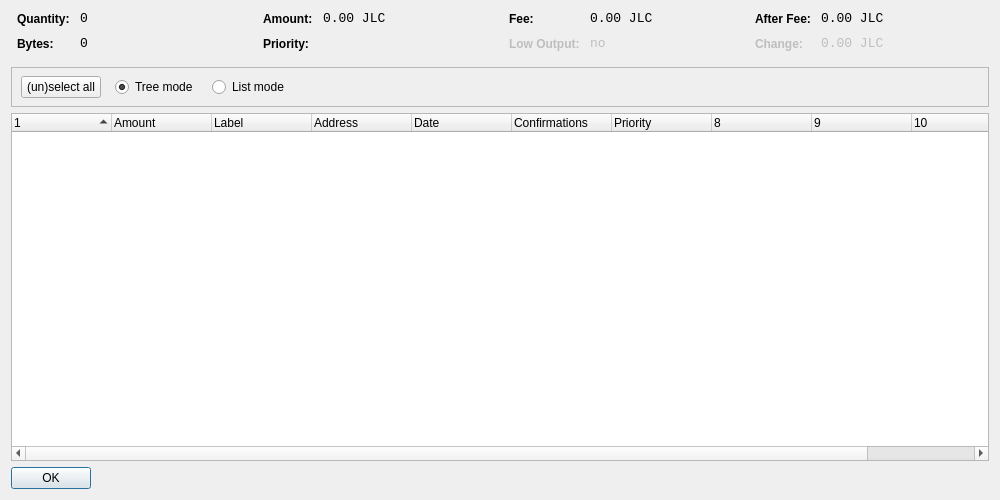
<?xml version="1.0" encoding="UTF-8"?>
<ui version="4.0">
 <class>CoinControlDialog</class>
 <widget class="QDialog" name="CoinControlDialog">
  <property name="geometry">
   <rect>
    <x>0</x>
    <y>0</y>
    <width>1000</width>
    <height>500</height>
   </rect>
  </property>
  <property name="windowTitle">
   <string>Coin Control</string>
  </property>
  <layout class="QVBoxLayout" name="verticalLayout">
   <item>
    <layout class="QHBoxLayout" name="horizontalLayoutTop" stretch="0,0,0,0">
     <property name="topMargin">
      <number>0</number>
     </property>
     <property name="bottomMargin">
      <number>10</number>
     </property>
     <item>
      <layout class="QFormLayout" name="formLayoutCoinControl1">
       <property name="horizontalSpacing">
        <number>10</number>
       </property>
       <property name="verticalSpacing">
        <number>10</number>
       </property>
       <property name="leftMargin">
        <number>6</number>
       </property>
       <property name="rightMargin">
        <number>6</number>
       </property>
       <item row="0" column="0">
        <widget class="QLabel" name="labelCoinControlQuantityText">
         <property name="styleSheet">
          <string notr="true">font-weight:bold;</string>
         </property>
         <property name="text">
          <string>Quantity:</string>
         </property>
        </widget>
       </item>
       <item row="0" column="1">
        <widget class="QLabel" name="labelCoinControlQuantity">
         <property name="font">
          <font>
           <family>Monospace</family>
           <pointsize>10</pointsize>
          </font>
         </property>
         <property name="cursor">
          <cursorShape>IBeamCursor</cursorShape>
         </property>
         <property name="contextMenuPolicy">
          <enum>Qt::ActionsContextMenu</enum>
         </property>
         <property name="text">
          <string notr="true">0</string>
         </property>
         <property name="textInteractionFlags">
          <set>Qt::LinksAccessibleByMouse|Qt::TextSelectableByKeyboard|Qt::TextSelectableByMouse</set>
         </property>
        </widget>
       </item>
       <item row="1" column="0">
        <widget class="QLabel" name="labelCoinControlBytesText">
         <property name="styleSheet">
          <string notr="true">font-weight:bold;</string>
         </property>
         <property name="text">
          <string>Bytes:</string>
         </property>
        </widget>
       </item>
       <item row="1" column="1">
        <widget class="QLabel" name="labelCoinControlBytes">
         <property name="font">
          <font>
           <family>Monospace</family>
           <pointsize>10</pointsize>
          </font>
         </property>
         <property name="cursor">
          <cursorShape>IBeamCursor</cursorShape>
         </property>
         <property name="contextMenuPolicy">
          <enum>Qt::ActionsContextMenu</enum>
         </property>
         <property name="text">
          <string notr="true">0</string>
         </property>
         <property name="textInteractionFlags">
          <set>Qt::LinksAccessibleByMouse|Qt::TextSelectableByKeyboard|Qt::TextSelectableByMouse</set>
         </property>
        </widget>
       </item>
      </layout>
     </item>
     <item>
      <layout class="QFormLayout" name="formLayoutCoinControl2">
       <property name="horizontalSpacing">
        <number>10</number>
       </property>
       <property name="verticalSpacing">
        <number>10</number>
       </property>
       <property name="leftMargin">
        <number>6</number>
       </property>
       <property name="rightMargin">
        <number>6</number>
       </property>
       <item row="0" column="0">
        <widget class="QLabel" name="labelCoinControlAmountText">
         <property name="styleSheet">
          <string notr="true">font-weight:bold;</string>
         </property>
         <property name="text">
          <string>Amount:</string>
         </property>
        </widget>
       </item>
       <item row="0" column="1">
        <widget class="QLabel" name="labelCoinControlAmount">
         <property name="font">
          <font>
           <family>Monospace</family>
           <pointsize>10</pointsize>
          </font>
         </property>
         <property name="cursor">
          <cursorShape>IBeamCursor</cursorShape>
         </property>
         <property name="contextMenuPolicy">
          <enum>Qt::ActionsContextMenu</enum>
         </property>
         <property name="text">
          <string notr="true">0.00 JLC</string>
         </property>
         <property name="textInteractionFlags">
          <set>Qt::LinksAccessibleByMouse|Qt::TextSelectableByKeyboard|Qt::TextSelectableByMouse</set>
         </property>
        </widget>
       </item>
       <item row="1" column="0">
        <widget class="QLabel" name="labelCoinControlPriorityText">
         <property name="styleSheet">
          <string notr="true">font-weight:bold;</string>
         </property>
         <property name="text">
          <string>Priority:</string>
         </property>
        </widget>
       </item>
       <item row="1" column="1">
        <widget class="QLabel" name="labelCoinControlPriority">
         <property name="font">
          <font>
           <family>Monospace</family>
           <pointsize>10</pointsize>
          </font>
         </property>
         <property name="cursor">
          <cursorShape>IBeamCursor</cursorShape>
         </property>
         <property name="contextMenuPolicy">
          <enum>Qt::ActionsContextMenu</enum>
         </property>
         <property name="text">
          <string/>
         </property>
         <property name="textInteractionFlags">
          <set>Qt::LinksAccessibleByMouse|Qt::TextSelectableByKeyboard|Qt::TextSelectableByMouse</set>
         </property>
        </widget>
       </item>
      </layout>
     </item>
     <item>
      <layout class="QFormLayout" name="formLayoutCoinControl3">
       <property name="horizontalSpacing">
        <number>10</number>
       </property>
       <property name="verticalSpacing">
        <number>10</number>
       </property>
       <property name="leftMargin">
        <number>6</number>
       </property>
       <property name="rightMargin">
        <number>6</number>
       </property>
       <item row="0" column="0">
        <widget class="QLabel" name="labelCoinControlFeeText">
         <property name="styleSheet">
          <string notr="true">font-weight:bold;</string>
         </property>
         <property name="text">
          <string>Fee:</string>
         </property>
        </widget>
       </item>
       <item row="0" column="1">
        <widget class="QLabel" name="labelCoinControlFee">
         <property name="font">
          <font>
           <family>Monospace</family>
           <pointsize>10</pointsize>
          </font>
         </property>
         <property name="cursor">
          <cursorShape>IBeamCursor</cursorShape>
         </property>
         <property name="contextMenuPolicy">
          <enum>Qt::ActionsContextMenu</enum>
         </property>
         <property name="text">
          <string notr="true">0.00 JLC</string>
         </property>
         <property name="textInteractionFlags">
          <set>Qt::LinksAccessibleByMouse|Qt::TextSelectableByKeyboard|Qt::TextSelectableByMouse</set>
         </property>
        </widget>
       </item>
       <item row="1" column="0">
        <widget class="QLabel" name="labelCoinControlLowOutputText">
         <property name="enabled">
          <bool>false</bool>
         </property>
         <property name="styleSheet">
          <string notr="true">font-weight:bold;</string>
         </property>
         <property name="text">
          <string>Low Output:</string>
         </property>
        </widget>
       </item>
       <item row="1" column="1">
        <widget class="QLabel" name="labelCoinControlLowOutput">
         <property name="enabled">
          <bool>false</bool>
         </property>
         <property name="font">
          <font>
           <family>Monospace</family>
           <pointsize>10</pointsize>
          </font>
         </property>
         <property name="cursor">
          <cursorShape>IBeamCursor</cursorShape>
         </property>
         <property name="contextMenuPolicy">
          <enum>Qt::ActionsContextMenu</enum>
         </property>
         <property name="text">
          <string notr="true">no</string>
         </property>
         <property name="textInteractionFlags">
          <set>Qt::LinksAccessibleByMouse|Qt::TextSelectableByKeyboard|Qt::TextSelectableByMouse</set>
         </property>
        </widget>
       </item>
      </layout>
     </item>
     <item>
      <layout class="QFormLayout" name="formLayoutCoinControl4">
       <property name="horizontalSpacing">
        <number>10</number>
       </property>
       <property name="verticalSpacing">
        <number>10</number>
       </property>
       <property name="leftMargin">
        <number>6</number>
       </property>
       <property name="rightMargin">
        <number>6</number>
       </property>
       <item row="0" column="0">
        <widget class="QLabel" name="labelCoinControlAfterFeeText">
         <property name="styleSheet">
          <string notr="true">font-weight:bold;</string>
         </property>
         <property name="text">
          <string>After Fee:</string>
         </property>
        </widget>
       </item>
       <item row="0" column="1">
        <widget class="QLabel" name="labelCoinControlAfterFee">
         <property name="font">
          <font>
           <family>Monospace</family>
           <pointsize>10</pointsize>
          </font>
         </property>
         <property name="cursor">
          <cursorShape>IBeamCursor</cursorShape>
         </property>
         <property name="contextMenuPolicy">
          <enum>Qt::ActionsContextMenu</enum>
         </property>
         <property name="text">
          <string notr="true">0.00 JLC</string>
         </property>
         <property name="textInteractionFlags">
          <set>Qt::LinksAccessibleByMouse|Qt::TextSelectableByKeyboard|Qt::TextSelectableByMouse</set>
         </property>
        </widget>
       </item>
       <item row="1" column="0">
        <widget class="QLabel" name="labelCoinControlChangeText">
         <property name="enabled">
          <bool>false</bool>
         </property>
         <property name="styleSheet">
          <string notr="true">font-weight:bold;</string>
         </property>
         <property name="text">
          <string>Change:</string>
         </property>
        </widget>
       </item>
       <item row="1" column="1">
        <widget class="QLabel" name="labelCoinControlChange">
         <property name="enabled">
          <bool>false</bool>
         </property>
         <property name="font">
          <font>
           <family>Monospace</family>
           <pointsize>10</pointsize>
          </font>
         </property>
         <property name="cursor">
          <cursorShape>IBeamCursor</cursorShape>
         </property>
         <property name="contextMenuPolicy">
          <enum>Qt::ActionsContextMenu</enum>
         </property>
         <property name="text">
          <string notr="true">0.00 JLC</string>
         </property>
         <property name="textInteractionFlags">
          <set>Qt::LinksAccessibleByMouse|Qt::TextSelectableByKeyboard|Qt::TextSelectableByMouse</set>
         </property>
        </widget>
       </item>
      </layout>
     </item>
    </layout>
   </item>
   <item>
    <widget class="QFrame" name="frame">
     <property name="minimumSize">
      <size>
       <width>0</width>
       <height>40</height>
      </size>
     </property>
     <property name="frameShape">
      <enum>QFrame::StyledPanel</enum>
     </property>
     <property name="frameShadow">
      <enum>QFrame::Sunken</enum>
     </property>
     <widget class="QWidget" name="horizontalLayoutWidget">
      <property name="geometry">
       <rect>
        <x>10</x>
        <y>0</y>
        <width>781</width>
        <height>41</height>
       </rect>
      </property>
      <layout class="QHBoxLayout" name="horizontalLayoutPanel" stretch="0,0,0,0,0">
       <property name="spacing">
        <number>14</number>
       </property>
       <item>
        <widget class="QPushButton" name="pushButtonSelectAll">
         <property name="sizePolicy">
          <sizepolicy hsizetype="Maximum" vsizetype="Fixed">
           <horstretch>0</horstretch>
           <verstretch>0</verstretch>
          </sizepolicy>
         </property>
         <property name="text">
          <string>(un)select all</string>
         </property>
        </widget>
       </item>
       <item>
        <widget class="QRadioButton" name="radioTreeMode">
         <property name="sizePolicy">
          <sizepolicy hsizetype="Maximum" vsizetype="Fixed">
           <horstretch>0</horstretch>
           <verstretch>0</verstretch>
          </sizepolicy>
         </property>
         <property name="text">
          <string>Tree mode</string>
         </property>
         <property name="checked">
          <bool>true</bool>
         </property>
        </widget>
       </item>
       <item>
        <widget class="QRadioButton" name="radioListMode">
         <property name="sizePolicy">
          <sizepolicy hsizetype="Maximum" vsizetype="Fixed">
           <horstretch>0</horstretch>
           <verstretch>0</verstretch>
          </sizepolicy>
         </property>
         <property name="text">
          <string>List mode</string>
         </property>
        </widget>
       </item>
       <item>
        <spacer name="horizontalSpacer">
         <property name="orientation">
          <enum>Qt::Horizontal</enum>
         </property>
         <property name="sizeHint" stdset="0">
          <size>
           <width>40</width>
           <height>20</height>
          </size>
         </property>
        </spacer>
       </item>
      </layout>
     </widget>
    </widget>
   </item>
   <item>
    <widget class="CoinControlTreeWidget" name="treeWidget">
     <property name="contextMenuPolicy">
      <enum>Qt::CustomContextMenu</enum>
     </property>
     <property name="sortingEnabled">
      <bool>false</bool>
     </property>
     <property name="columnCount">
      <number>11</number>
     </property>
     <attribute name="headerShowSortIndicator" stdset="0">
      <bool>true</bool>
     </attribute>
     <attribute name="headerStretchLastSection">
      <bool>false</bool>
     </attribute>
     <column>
      <property name="text">
       <string/>
      </property>
     </column>
     <column>
      <property name="text">
       <string>Amount</string>
      </property>
     </column>
     <column>
      <property name="text">
       <string>Label</string>
      </property>
     </column>
     <column>
      <property name="text">
       <string>Address</string>
      </property>
     </column>
     <column>
      <property name="text">
       <string>Date</string>
      </property>
     </column>
     <column>
      <property name="text">
       <string>Confirmations</string>
      </property>
      <property name="toolTip">
       <string>Confirmed</string>
      </property>
     </column>
     <column>
      <property name="text">
       <string>Priority</string>
      </property>
     </column>
     <column>
      <property name="text">
       <string/>
      </property>
     </column>
     <column>
      <property name="text">
       <string/>
      </property>
     </column>
     <column>
      <property name="text">
       <string/>
      </property>
     </column>
     <column>
      <property name="text">
       <string/>
      </property>
     </column>
    </widget>
   </item>
   <item>
    <widget class="QDialogButtonBox" name="buttonBox">
     <property name="sizePolicy">
      <sizepolicy hsizetype="Maximum" vsizetype="Fixed">
       <horstretch>0</horstretch>
       <verstretch>0</verstretch>
      </sizepolicy>
     </property>
     <property name="orientation">
      <enum>Qt::Horizontal</enum>
     </property>
     <property name="standardButtons">
      <set>QDialogButtonBox::Ok</set>
     </property>
    </widget>
   </item>
  </layout>
 </widget>
 <customwidgets>
  <customwidget>
   <class>CoinControlTreeWidget</class>
   <extends>QTreeWidget</extends>
   <header>coincontroltreewidget.h</header>
  </customwidget>
 </customwidgets>
 <resources/>
 <connections/>
</ui>
